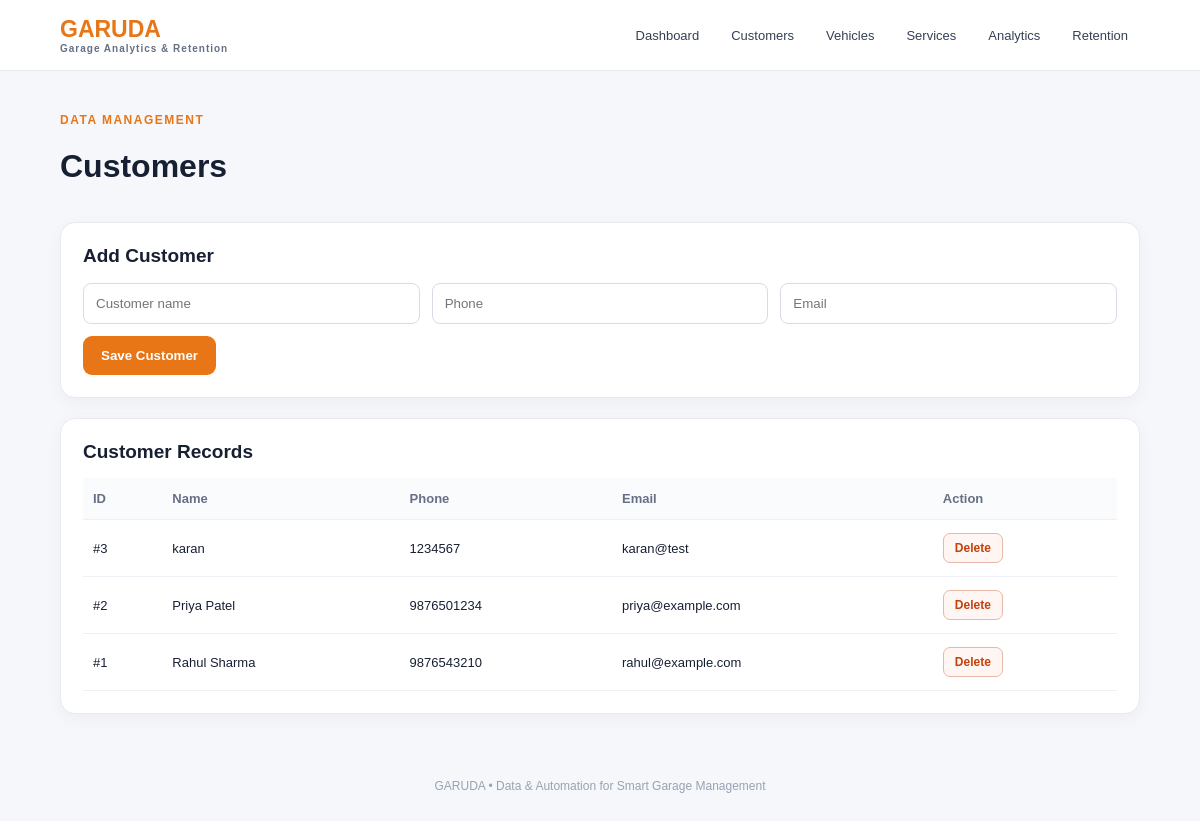
Page /customers on the committed database.
### tables this page shows
CREATE TABLE customers(
        id INTEGER PRIMARY KEY AUTOINCREMENT,
        name TEXT NOT NULL, phone TEXT, email TEXT);

### app.py (the view)
@app.route("/customers", methods=["GET","POST"])
def customers():
    con = db()
    if request.method == "POST":
        con.execute("INSERT INTO customers(name,phone,email) VALUES(?,?,?)",
                    (request.form["name"],request.form["phone"],request.form["email"]))
        con.commit(); con.close()
        return redirect(url_for("customers"))
    rows = con.execute("SELECT * FROM customers ORDER BY id DESC").fetchall()
    con.close()
    return render_template("customers.html", customers=rows)

### app.py (called while the page is built)
def db():
    con = sqlite3.connect(DB)
    con.row_factory = sqlite3.Row
    return con

### templates/customers.html
{% extends "base.html" %}{% block content %}<div class="page-head"><div><p class="eyebrow">DATA MANAGEMENT</p><h1>Customers</h1></div></div>
<section class="form-card"><h2>Add Customer</h2><form method="post"><input name="name" placeholder="Customer name" required><input name="phone" placeholder="Phone"><input name="email" placeholder="Email"><button class="btn">Save Customer</button></form></section>
<section class="panel"><h2>Customer Records</h2><table><tr><th>ID</th><th>Name</th><th>Phone</th><th>Email</th><th>Action</th></tr>{% for c in customers %}<tr><td>#{{c.id}}</td><td>{{c.name}}</td><td>{{c.phone}}</td><td>{{c.email}}</td><td><form method="post" action="{{ url_for('delete_customer', customer_id=c.id) }}" onsubmit="return confirm('Delete this customer and all related vehicle/service records?');"><button class="delete-btn" type="submit">Delete</button></form></td></tr>{% endfor %}</table></section>{% endblock %}

### static/style.css (style rules this page uses)
* { box-sizing:border-box }
body { margin:0;font-family:Arial,Helvetica,sans-serif;background:#f5f7fb;color:#172033 }
.eyebrow { color:#e87516;font-size:12px;font-weight:800;letter-spacing:1.5px }
.btn,.small-btn { border:0;background:#e87516;color:white;padding:12px 18px;border-radius:9px;text-decoration:none;cursor:pointer;font-weight:700 }
.card,.panel,.form-card { background:#fff;border:1px solid #e8eaf0;border-radius:15px;padding:22px;box-shadow:0 5px 18px rgba(20,30,50,.04) }
.section-title,.page-head { display:flex;justify-content:space-between;align-items:center;margin-bottom:15px }
.panel { margin-top:20px }
.panel h2,.form-card h2 { margin-top:0;font-size:19px }
table { width:100%;border-collapse:collapse;font-size:13px }
th,td { text-align:left;padding:13px 10px;border-bottom:1px solid #edf0f4 }
th { color:#667085;background:#fafbfc }
.form-card form { display:grid;grid-template-columns:repeat(3,1fr);gap:12px }
.form-card input,.form-card select { padding:12px;border:1px solid #d8dce5;border-radius:8px;background:#fff }
.form-card button { width:max-content }
.delete-btn { border:1px solid #e7b8a7;background:#fff5f2;color:#c2410c;padding:7px 11px;border-radius:7px;cursor:pointer;font-weight:700;font-size:12px }

### rows in the picture
customers: id "3", name "karan", phone "1234567", email "karan@test"
customers: id "2", name "Priya Patel", phone "9876501234", email "priya@example.com"
customers: id "1", name "Rahul Sharma", phone "9876543210", email "rahul@example.com"
